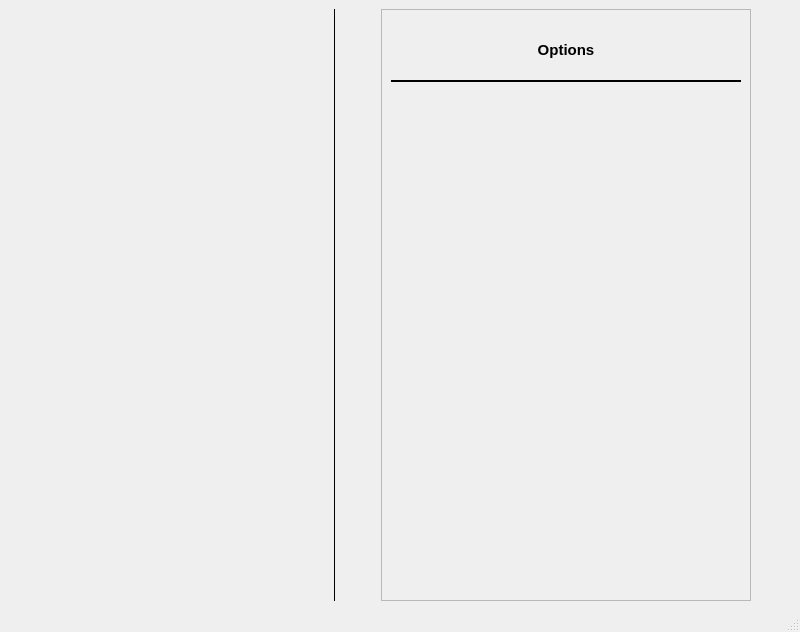
<?xml version="1.0" encoding="UTF-8"?>
<ui version="4.0">
 <class>MainWindow</class>
 <widget class="QMainWindow" name="MainWindow">
  <property name="geometry">
   <rect>
    <x>0</x>
    <y>0</y>
    <width>800</width>
    <height>632</height>
   </rect>
  </property>
  <property name="windowTitle">
   <string>MainWindow</string>
  </property>
  <widget class="QWidget" name="centralwidget">
   <layout class="QGridLayout" name="gridLayout_2">
    <item row="0" column="1">
     <spacer name="horizontalSpacer">
      <property name="orientation">
       <enum>Qt::Horizontal</enum>
      </property>
      <property name="sizeType">
       <enum>QSizePolicy::Preferred</enum>
      </property>
      <property name="sizeHint" stdset="0">
       <size>
        <width>40</width>
        <height>20</height>
       </size>
      </property>
     </spacer>
    </item>
    <item row="0" column="2">
     <widget class="QFrame" name="frame">
      <property name="frameShape">
       <enum>QFrame::StyledPanel</enum>
      </property>
      <property name="frameShadow">
       <enum>QFrame::Raised</enum>
      </property>
      <layout class="QGridLayout" name="gridLayout">
       <item row="1" column="1" alignment="Qt::AlignHCenter|Qt::AlignTop">
        <widget class="QScrollArea" name="scrollArea">
         <property name="minimumSize">
          <size>
           <width>350</width>
           <height>503</height>
          </size>
         </property>
         <property name="maximumSize">
          <size>
           <width>320</width>
           <height>16777215</height>
          </size>
         </property>
         <property name="layoutDirection">
          <enum>Qt::LeftToRight</enum>
         </property>
         <property name="frameShape">
          <enum>QFrame::NoFrame</enum>
         </property>
         <property name="widgetResizable">
          <bool>true</bool>
         </property>
         <widget class="QWidget" name="scrollAreaWidgetContents">
          <property name="geometry">
           <rect>
            <x>0</x>
            <y>0</y>
            <width>350</width>
            <height>503</height>
           </rect>
          </property>
          <layout class="QVBoxLayout" name="verticalLayout">
           <property name="leftMargin">
            <number>0</number>
           </property>
           <property name="rightMargin">
            <number>0</number>
           </property>
          </layout>
         </widget>
        </widget>
       </item>
       <item row="0" column="1">
        <widget class="QLabel" name="label_2">
         <property name="font">
          <font>
           <pointsize>11</pointsize>
           <weight>75</weight>
           <bold>true</bold>
          </font>
         </property>
         <property name="styleSheet">
          <string notr="true">QLabel{
	border: 1px solid transparent;
	border-bottom: 2px solid black ;
}</string>
         </property>
         <property name="text">
          <string>Options</string>
         </property>
         <property name="alignment">
          <set>Qt::AlignCenter</set>
         </property>
        </widget>
       </item>
      </layout>
     </widget>
    </item>
    <item row="0" column="0">
     <widget class="QFrame" name="frame_sidebar">
      <property name="minimumSize">
       <size>
        <width>250</width>
        <height>0</height>
       </size>
      </property>
      <property name="styleSheet">
       <string notr="true">#frame_sidebar{
	border: 1px solid transparent;
	border-right: 1px solid black;
}</string>
      </property>
      <property name="frameShape">
       <enum>QFrame::StyledPanel</enum>
      </property>
      <property name="frameShadow">
       <enum>QFrame::Raised</enum>
      </property>
      <layout class="QGridLayout" name="gridLayout_3">
       <item row="0" column="0">
        <widget class="QLabel" name="label">
         <property name="text">
          <string/>
         </property>
         <property name="alignment">
          <set>Qt::AlignHCenter|Qt::AlignTop</set>
         </property>
        </widget>
       </item>
      </layout>
     </widget>
    </item>
    <item row="0" column="3">
     <spacer name="horizontalSpacer_2">
      <property name="orientation">
       <enum>Qt::Horizontal</enum>
      </property>
      <property name="sizeType">
       <enum>QSizePolicy::Preferred</enum>
      </property>
      <property name="sizeHint" stdset="0">
       <size>
        <width>40</width>
        <height>20</height>
       </size>
      </property>
     </spacer>
    </item>
   </layout>
  </widget>
  <widget class="QMenuBar" name="menubar">
   <property name="geometry">
    <rect>
     <x>0</x>
     <y>0</y>
     <width>800</width>
     <height>26</height>
    </rect>
   </property>
  </widget>
  <widget class="QStatusBar" name="statusbar"/>
 </widget>
 <resources/>
 <connections/>
</ui>
